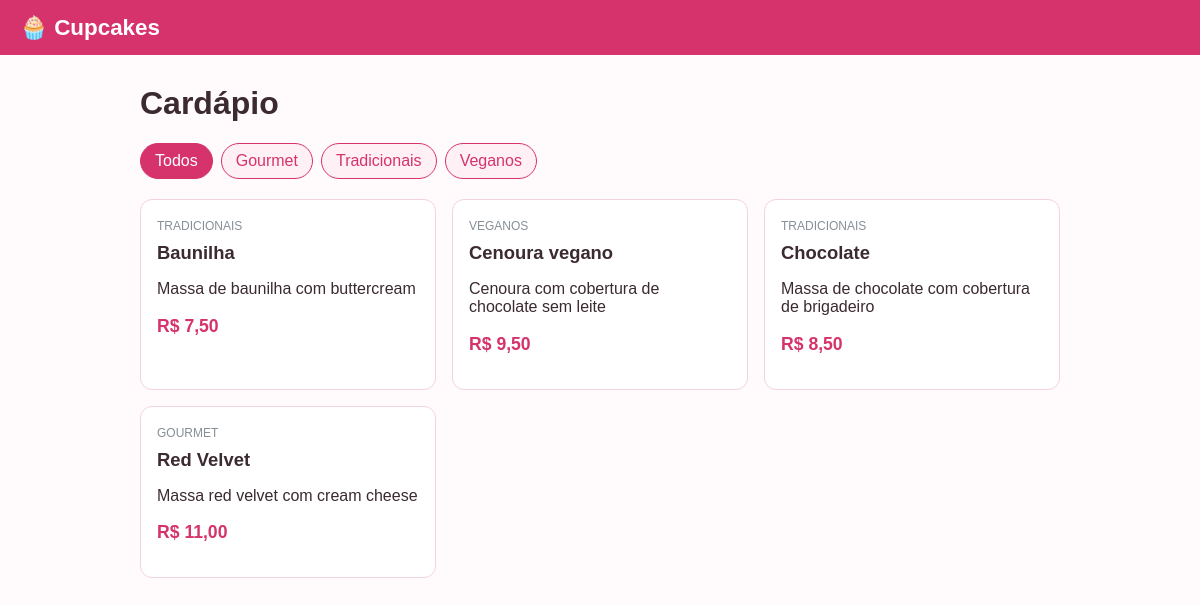
The page / on the database its author committed.
### tables this page shows
CREATE TABLE categoria (
    id_categoria INTEGER PRIMARY KEY AUTOINCREMENT,
    nome         TEXT NOT NULL UNIQUE
);

CREATE TABLE produto (
    id_produto   INTEGER PRIMARY KEY AUTOINCREMENT,
    nome         TEXT NOT NULL,
    descricao    TEXT,
    preco        REAL NOT NULL CHECK (preco > 0),
    estoque      INTEGER NOT NULL DEFAULT 0 CHECK (estoque >= 0),
    ativo        INTEGER NOT NULL DEFAULT 1 CHECK (ativo IN (0, 1)),
    id_categoria INTEGER NOT NULL,
    FOREIGN KEY (id_categoria) REFERENCES categoria (id_categoria)
);

### controllers/cardapio.py (the view)
@bp.route("/")
def listar():
    id_categoria = request.args.get("categoria", type=int)
    return render_template(
        "cardapio.html",
        produtos=produto.listar_ativos(id_categoria),
        categorias=produto.listar_categorias(),
        categoria_atual=id_categoria,
    )

### app.py (called while the page is built)
def create_app(config=None):
    app = Flask(__name__)
    app.config["DATABASE"] = os.path.join(app.root_path, "cupcakes.db")
    app.config["SECRET_KEY"] = "troque-esta-chave-depois"
    if config:
        app.config.update(config)
    if not os.path.exists(app.config["DATABASE"]):
        database.init_db(app)
    app.teardown_appcontext(database.close_db)
    app.register_blueprint(cardapio.bp)
    @app.template_filter("brl")
    def formatar_reais(valor):
        return f"R$ {valor:,.2f}".replace(",", "X").replace(".", ",").replace("X", ".")
    return app

### database.py (called while the page is built)
def get_db():
    if "db" not in g:
        g.db = sqlite3.connect(current_app.config["DATABASE"])
        g.db.row_factory = sqlite3.Row  # permite acessar colunas pelo nome
        g.db.execute("PRAGMA foreign_keys = ON")  # ativa as chaves estrangeiras
    return g.db

### models/produto.py (called while the page is built)
def listar_categorias():
    return get_db().execute(
        "SELECT id_categoria, nome FROM categoria ORDER BY nome"
    ).fetchall()

def listar_ativos(id_categoria=None):
    sql = (
        "SELECT p.id_produto, p.nome, p.descricao, p.preco, p.estoque, "
        "c.nome AS categoria "
        "FROM produto p JOIN categoria c ON c.id_categoria = p.id_categoria "
        "WHERE p.ativo = 1"
    )
    params = []
    if id_categoria:
        sql += " AND p.id_categoria = ?"
        params.append(id_categoria)
    sql += " ORDER BY p.nome"
    return get_db().execute(sql, params).fetchall()

### templates/cardapio.html (shortened to what this page needs)
{% extends "base.html" %}
{% block conteudo %}
<h1>Cardápio</h1>
<nav class="filtros" aria-label="Categorias">
    <a href="{{ url_for('cardapio.listar') }}"
       class="{{ 'ativo' if not categoria_atual }}">Todos</a>
    {% for c in categorias %}
    <a href="{{ url_for('cardapio.listar', categoria=c.id_categoria) }}"
       class="{{ 'ativo' if categoria_atual == c.id_categoria }}">{{ c.nome }}</a>
    {% endfor %}
</nav>
{% if produtos %}
<section class="grade">
    {% for p in produtos %}
    <article class="cartao">
        <span class="etiqueta">{{ p.categoria }}</span>
        <h2>{{ p.nome }}</h2>
        <p>{{ p.descricao }}</p>
        <p class="preco">{{ p.preco | brl }}</p>
    </article>
    {% endfor %}
</section>
{% else %}
<p class="aviso">Nenhum cupcake encontrado nesta categoria.</p>
{% endif %}
{% endblock %}

### templates/base.html (shortened to what this page needs)
<!DOCTYPE html>
<html lang="pt-BR">
<head>
    <link rel="stylesheet" href="{{ url_for('static', filename='css/estilo.css') }}">
</head>
<body>
    <header class="topo">
        <a class="logo" href="{{ url_for('cardapio.listar') }}">🧁 Cupcakes</a>
    </header>
    <main class="conteudo">
        {% block conteudo %}{% endblock %}
    </main>
</body>
</html>

### static/css/estilo.css (style rules this page uses)
:root { --rosa: #d6336c; --rosa-claro: #fff0f6; --texto: #3b2a30; --cinza: #868e96; }
* { box-sizing: border-box; }
body { margin: 0; font-family: Arial, Helvetica, sans-serif; color: var(--texto); background: #fffafc; }
.topo { background: var(--rosa); padding: 14px 20px; }
.logo { color: #fff; font-size: 1.4rem; font-weight: bold; text-decoration: none; }
.conteudo { max-width: 960px; margin: 0 auto; padding: 20px; }
h1 { margin-top: 10px; }
.filtros { display: flex; flex-wrap: wrap; gap: 8px; margin-bottom: 20px; }
.filtros a { padding: 8px 14px; border-radius: 20px; text-decoration: none; color: var(--rosa); background: var(--rosa-claro); border: 1px solid var(--rosa); }
.filtros a.ativo { background: var(--rosa); color: #fff; }
.grade { display: grid; grid-template-columns: repeat(auto-fill, minmax(220px, 1fr)); gap: 16px; }
.cartao { background: #fff; border: 1px solid #f3d3df; border-radius: 12px; padding: 16px; }
.cartao h2 { margin: 8px 0; font-size: 1.15rem; }
.etiqueta { font-size: 0.75rem; color: var(--cinza); text-transform: uppercase; }
.preco { font-weight: bold; color: var(--rosa); font-size: 1.1rem; }

### rows shown on the page
categoria: nome "Gourmet"
categoria: nome "Tradicionais"
categoria: nome "Veganos"
produto: categoria "TRADICIONAIS", nome "Baunilha", descricao "Massa de baunilha com buttercream", preco|brl "R$ 7,50"
produto: categoria "VEGANOS", nome "Cenoura vegano", descricao "Cenoura com cobertura de chocolate sem leite", preco|brl "R$ 9,50"
produto: categoria "TRADICIONAIS", nome "Chocolate", descricao "Massa de chocolate com cobertura de brigadeiro", preco|brl "R$ 8,50"
produto: categoria "GOURMET", nome "Red Velvet", descricao "Massa red velvet com cream cheese", preco|brl "R$ 11,00"
